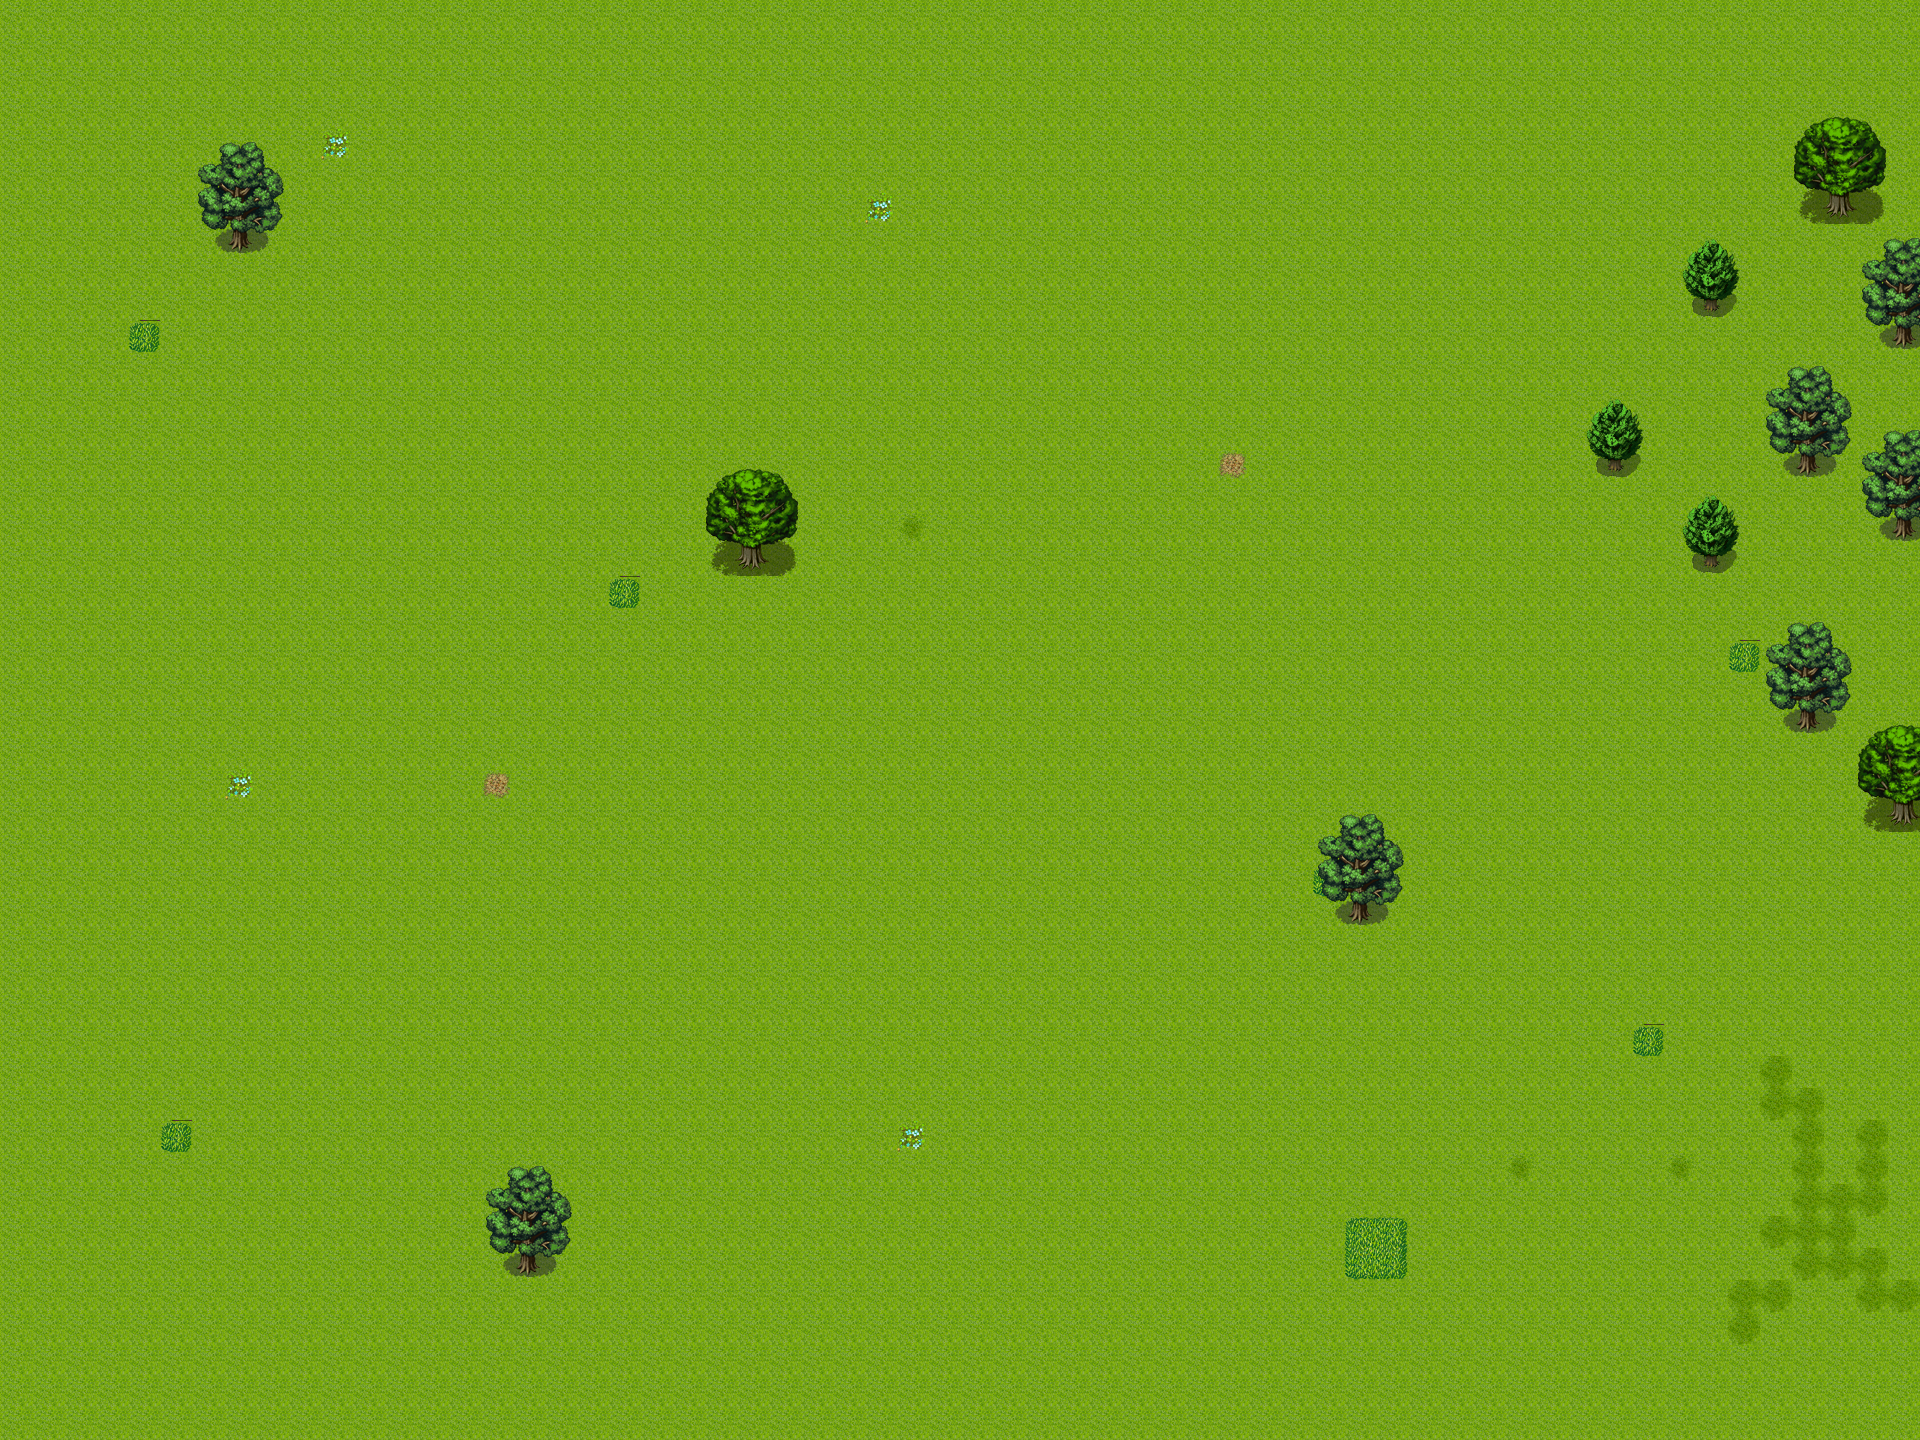

This is a level from a 2D game, rendered from its Tiled map with the project's own tilesets. A one-line summary and the map file follow, with tile-layer data summarised:
An orthogonal 60x45 tile map with 32x32 px tiles, 2 tile layers (Background, Foreground), 1 hidden layer not drawn, 3 tilesets and 22 objects (9x slime, 9x flower, pet, chest, plainChanger, ...).

<map version="1.0" orientation="orthogonal" width="60" height="45" tilewidth="32" tileheight="32">
 <tileset firstgid="1" name="tilesets" tilewidth="32" tileheight="32">
  <image source="world_tileset/tilesets.png" width="512" height="480" />
 </tileset>
 <tileset firstgid="241" name="trees" tilewidth="32" tileheight="32">
  <image source="world_tileset/trees.png" width="288" height="512" />
 </tileset>
 <tileset firstgid="385" name="metatiles32x32" tilewidth="32" tileheight="32">
  <image source="metatiles32x32.png" width="160" height="32" />
  <tile id="0">
   <properties>
    <property name="type" value="solid" />
   </properties>
  </tile>
 </tileset>
 <layer name="Background" width="60" height="45">
  <data>[2700 cells, 2700 non-empty, 10 distinct tile ids]</data>
 </layer>
 <objectgroup name="Entities" width="60" height="45">
  <object name="pet" x="1748" y="1244" width="51" height="37" />
  <object name="chest" x="993" y="736" width="26" height="30" />
  <object name="plainChanger" x="1891" y="4" width="26" height="26" />
  <object name="slime" x="1466" y="1053" width="33" height="41" />
  <object name="flower" x="1137" y="1035" width="37" height="37" />
  <object name="slime" x="1733" y="900" width="33" height="41" />
  <object name="slime" x="904" y="899" width="33" height="41" />
  <object name="flower" x="1553" y="542" width="37" height="37" />
  <object name="flower" x="996" y="451" width="37" height="37" />
  <object name="slime" x="667" y="1133" width="33" height="41" />
  <object name="slime" x="978" y="1256" width="33" height="41" />
  <object name="slime" x="1320" y="460" width="33" height="41" />
  <object name="flower" x="724" y="649" width="37" height="37" />
  <object name="slime" x="206" y="790" width="33" height="41" />
  <object name="flower" x="910" y="131" width="37" height="37" />
  <object name="flower" x="1404" y="189" width="37" height="37" />
  <object name="slime" x="433" y="95" width="33" height="41" />
  <object name="flower" x="210" y="343" width="37" height="37" />
  <object name="flower" x="128" y="1210" width="37" height="37" />
  <object name="flower" x="419" y="324" width="53" height="49" />
  <object name="slime" x="667" y="208" width="42" height="34" />
 </objectgroup>
 <objectgroup name="Object Layer 2" width="60" height="45">
  <object name="hero" x="1666" y="1172" width="32" height="64" />
 </objectgroup>
 <layer name="Foreground" width="60" height="45">
  <data>[2700 cells, 135 non-empty, 33 distinct tile ids]</data>
 </layer>
 <layer name="collisions" width="60" height="45" visible="0">
  <data>[2700 cells, 219 non-empty, 1 distinct tile ids]</data>
 </layer>
</map>
